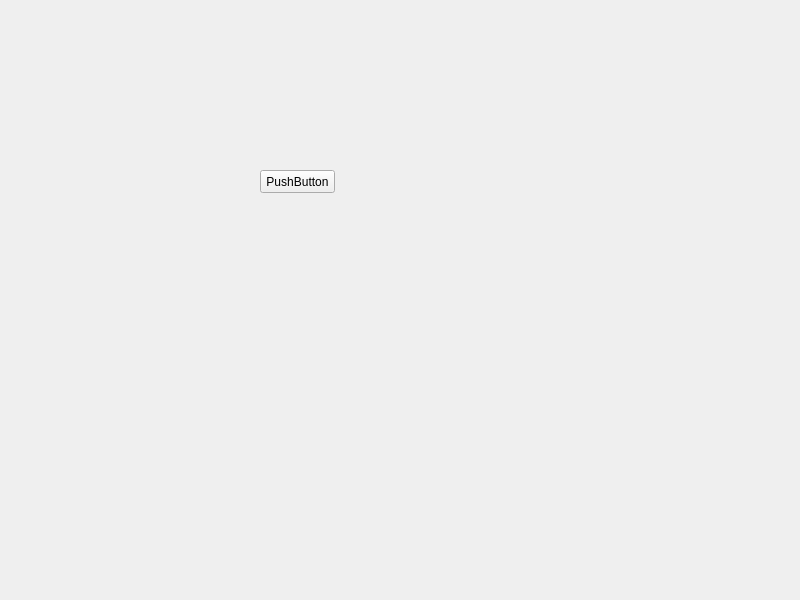
<?xml version="1.0" encoding="UTF-8"?>
<ui version="4.0">
 <class>MainWindow</class>
 <widget class="QMainWindow" name="MainWindow">
  <property name="geometry">
   <rect>
    <x>0</x>
    <y>0</y>
    <width>800</width>
    <height>600</height>
   </rect>
  </property>
  <property name="windowTitle">
   <string>MainWindow</string>
  </property>
  <widget class="QWidget" name="centralWidget">
   <widget class="QPushButton" name="pushButton">
    <property name="geometry">
     <rect>
      <x>260</x>
      <y>170</y>
      <width>75</width>
      <height>23</height>
     </rect>
    </property>
    <property name="text">
     <string>PushButton</string>
    </property>
   </widget>
  </widget>
 </widget>
 <resources/>
 <connections/>
</ui>
